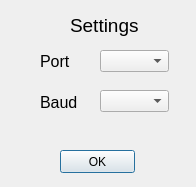
<?xml version="1.0" encoding="UTF-8"?>
<ui version="4.0">
 <class>StartWindow</class>
 <widget class="QDialog" name="StartWindow">
  <property name="geometry">
   <rect>
    <x>0</x>
    <y>0</y>
    <width>196</width>
    <height>187</height>
   </rect>
  </property>
  <property name="windowTitle">
   <string>Settings</string>
  </property>
  <widget class="QPushButton" name="pushButton">
   <property name="geometry">
    <rect>
     <x>60</x>
     <y>150</y>
     <width>75</width>
     <height>23</height>
    </rect>
   </property>
   <property name="text">
    <string>OK</string>
   </property>
  </widget>
  <widget class="QComboBox" name="SerialPortComboBox">
   <property name="geometry">
    <rect>
     <x>100</x>
     <y>50</y>
     <width>69</width>
     <height>22</height>
    </rect>
   </property>
  </widget>
  <widget class="QComboBox" name="BaudComboBox">
   <property name="geometry">
    <rect>
     <x>100</x>
     <y>90</y>
     <width>69</width>
     <height>22</height>
    </rect>
   </property>
  </widget>
  <widget class="QLabel" name="SerialPortLabel">
   <property name="geometry">
    <rect>
     <x>40</x>
     <y>55</y>
     <width>47</width>
     <height>13</height>
    </rect>
   </property>
   <property name="font">
    <font>
     <pointsize>12</pointsize>
    </font>
   </property>
   <property name="text">
    <string>Port</string>
   </property>
  </widget>
  <widget class="QLabel" name="BaudLabel">
   <property name="geometry">
    <rect>
     <x>40</x>
     <y>96</y>
     <width>47</width>
     <height>13</height>
    </rect>
   </property>
   <property name="font">
    <font>
     <pointsize>12</pointsize>
    </font>
   </property>
   <property name="text">
    <string>Baud</string>
   </property>
  </widget>
  <widget class="QLabel" name="SettingsLabel">
   <property name="geometry">
    <rect>
     <x>70</x>
     <y>10</y>
     <width>71</width>
     <height>31</height>
    </rect>
   </property>
   <property name="font">
    <font>
     <pointsize>14</pointsize>
    </font>
   </property>
   <property name="text">
    <string>Settings</string>
   </property>
  </widget>
 </widget>
 <layoutdefault spacing="6" margin="11"/>
 <resources/>
 <connections/>
</ui>
